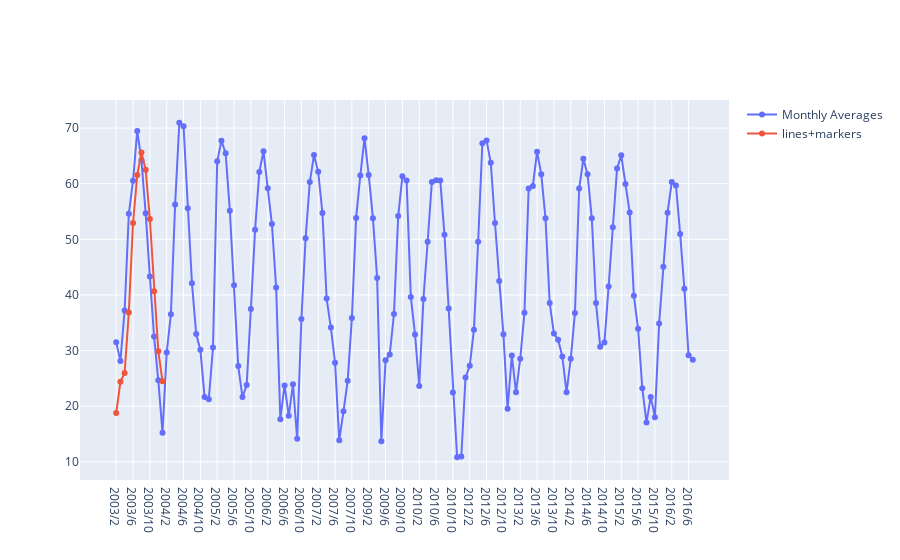

This figure's notebook cell:
### Code cell
fig = go.Figure()

fig.add_trace(go.Scatter(x=months_years, y=data_test_group.TMR_SUB_18,
                    mode='lines+markers',
                    name='Monthly Averages'))
fig.add_trace(go.Scatter(x=months_years, y=data_test_group.groupby('month')['TMR_SUB_18'].mean().values,
                    mode='lines+markers',
                    name='lines+markers'))

### Figure 1 — Plotly figure (JSON) as saved in the notebook; plotly's stock layout.template omitted (floating-point values rounded to 4 significant figures; data arrays with more than 128 entries replaced by an {"elided": "..."} marker saying what was removed)
{"data": [{"mode": "lines+markers", "name": "Monthly Averages", "type": "scatter", "x": {"elided": "156 str values"}, "y": {"elided": "138 float values"}}, {"mode": "lines+markers", "name": "lines+markers", "type": "scatter", "x": {"elided": "156 str values"}, "y": [18.75, 24.37, 25.96, 36.85, 52.94, 61.57, 65.61, 62.52, 53.64, 40.67, 29.89, 24.46]}], "layout": {}}
